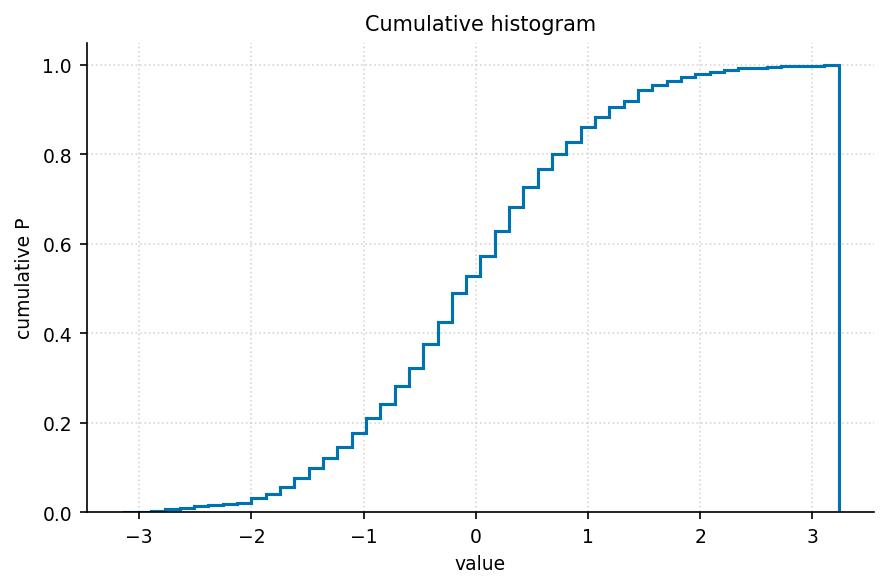

Python code for this plot:
"""histogram_cumulative: 累积直方图."""
import sys, os; sys.path.insert(0, os.path.join(os.path.dirname(os.path.abspath(__file__)), '..', '..', '_utils', 'python'))
import numpy as np
import matplotlib.pyplot as plt
from theme import apply_theme
from palette import cycle

def make_figure(title='Cumulative histogram'):
    apply_theme()
    data = np.random.default_rng(8).normal(0, 1, 1000)
    fig, ax = plt.subplots()
    ax.hist(data, bins=50, cumulative=True, density=True,
            histtype='step', color=cycle(0), linewidth=1.5)
    ax.set_xlabel('value'); ax.set_ylabel('cumulative P'); ax.set_title(title)
    ax.grid(True, linestyle=':', alpha=0.5)
    fig.tight_layout()
    return fig

if __name__ == '__main__':
    fig = make_figure(); fig.savefig(__file__.replace('.py', '.png'), dpi=150)
